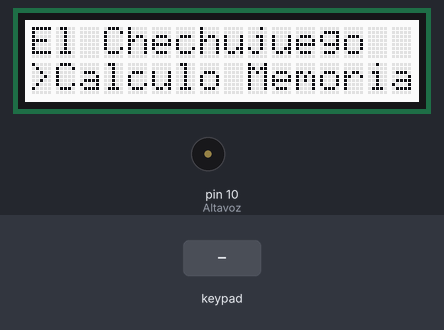
A sketch run on a simulated Arduino Uno, built with avr-gcc and run on an emulated ATmega328P. Parts: 16×2 character LCD, buzzer (waves = sounding). Inputs (shaded band) come from the test bench. Random numbers use the default seed unless the sketch sets one; what the sketch prints to the serial monitor is not drawn.

Above: at 1.3 s.
1.4 s: keypad keys 9 8 7 6 # pressed 0.4 s apart
At 4.7 s:
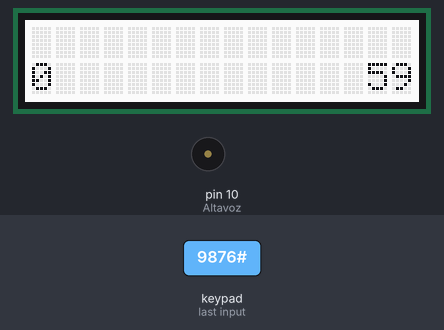
4.9 s: key 'A' pressed
At 5.4 s:
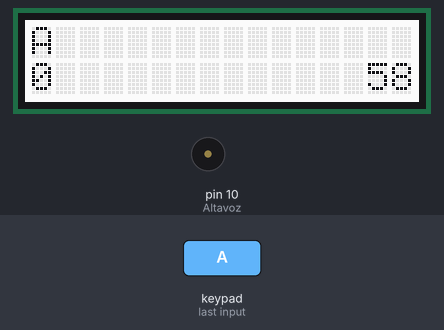
7.9 s: key 'B' pressed
At 8.8 s:
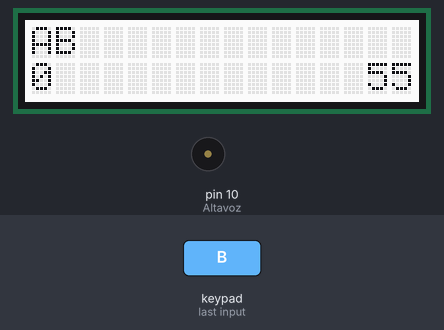
10.9 s: keypad keys 9 8 7 6 A pressed 0.4 s apart
At 13.8 s:
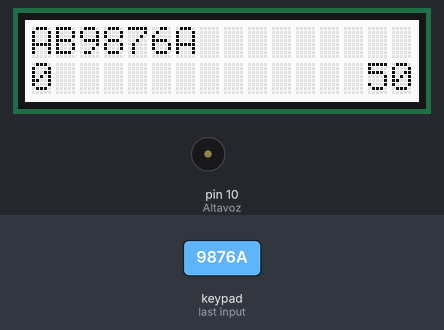
15.9 s: key 'C' pressed
At 16.8 s:
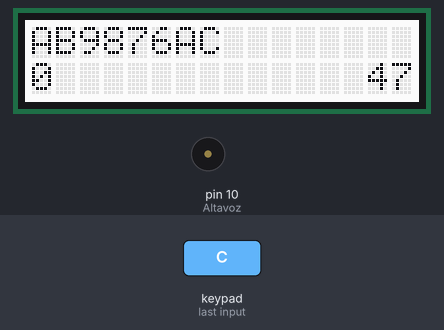
18.9 s: keypad keys 9 8 7 6 D pressed 0.4 s apart
At 21.8 s:
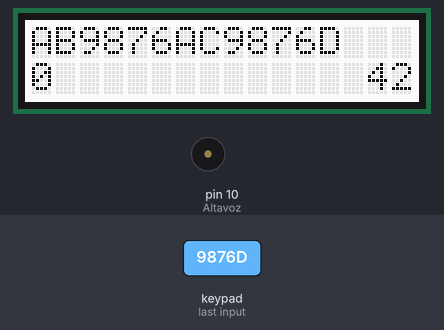
Timing chart, 0 to 23.3 s (numbered marks = the images above; inputs shaded):
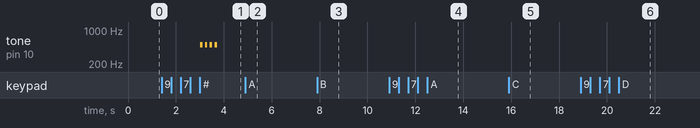

The sketch:

TrabajoFinal.ino
```cpp
//Incluimos la librería instalada "rgb_lcd.h" que nos permite interactuar con el lcd de forma más sencilla
#include "rgb_lcd.h"
#include <Keypad.h> //Incluimos keypad para el teclado

rgb_lcd lcd;
char keyHit = '4'; //Carácter que detecta el Keypad
int estado = 0; //0 = Pantalla Inicio, 1 = Cálculo, 2 = Memoria, 3 = Game Over
int inicio_seleccion = 0; //0 = Cálculo, 1 = Memoria
String secuencia;
String secuenciaUser;
int longsec = 4;
int secindex = 0;
String numrandom;
int auxrandom;
bool UserTurnMemo = false;
unsigned long currentMillis;
unsigned long previousMillisCountdown = 0;
unsigned long previousMillisMemo = 0;
bool gameOn = false;
int segundos;
int segPlusMemo = 5;
long intervalMemo = 200;
int puntosMemo = 0;

void lcdsetup() {
  //Pongo las operaciones del lcd que se ejecutan al principio del programa
  lcd.begin(16,2); //16 columnas y 2 filas
  lcd.display(); //Muestra la pantalla, ocultar con lcd.noDisplay();
  lcd.setRGB(255,255,255); //Color, en valores de Rojo, Verde y Azul
  lcd.clear();
}

//Declaramos filas y columnas de nuestro Keypad
const byte Filas = 4;
const byte Columnas = 4;
//Definiremos los symbols que se pulsan al pulsar el teclado
char keyValores[Filas][Columnas] = {
  {'1','2','3','A'},
  {'4','5','6','B'},
  {'7','8','9','C'},
  {'*','0','#','D'}
};
//Asociamos los pines del sistema
byte filaPins[Filas] = {9,8,7,6};
byte columPins[Columnas] = {5,4,3,2};

//Inicializaremos una instacia de clase Keypad para usarla, igual que rgb_lcd lcd;
Keypad keypad = Keypad(makeKeymap(keyValores), filaPins, columPins, Filas, Columnas);

//Funcion que se encarga de la pantalla de inicio
void pantalla_inicio(){
  if (keyHit == '4'){
    lcd.clear(); //Limpiamos la pantalla y depende de la tecla elegida se pasa por 1 de los dos juegos
    lcd.setCursor(0,0);
    lcd.print("El Chechujuego");
    lcd.setCursor(0,1);
    lcd.print(">Calculo");
    lcd.setCursor(9,1);
    lcd.print("Memoria");
    inicio_seleccion = 0;
  }
  else if (keyHit == '6'){
    lcd.clear();
    lcd.setCursor(0,0);
    lcd.print("El Chechujuego");
    lcd.setCursor(0,1);
    lcd.print("Calculo");
    lcd.setCursor(8,1);
    lcd.print(">Memoria");
    inicio_seleccion = 1;
  }
  if (keyHit == '#'){
    switch(inicio_seleccion){
      case 0:
        Serial.println("Cálculo Seleccionado");
        estado = 1;
        break;
      case 1:
        Serial.println("Memoria Seleccionado");
        estado = 2;
		    inic_memo();
        break;
    }
  }
}

void inic_memo(){
  lcd.setCursor(0,0);
  lcd.clear();
  gameOn = true;
  previousMillisMemo = currentMillis-intervalMemo;
  previousMillisCountdown = currentMillis;
  segundos = 60;
  puntosMemo = 0;
  UserTurnMemo = false;
  secuencia = "";
  secuenciaUser = "";
  secindex = 0;
  lcd.setCursor(0,1);
  lcd.print(puntosMemo);
  lcd.setCursor(14,1);
  lcd.print(segundos);
}

void countdown_memo(){
  if (segundos > 0){
    if (currentMillis - previousMillisCountdown >= 1000){
      previousMillisCountdown = currentMillis;
      segundos -= 1;
      Serial.println(segundos);
      lcd.setCursor(14,1);
      lcd.print("  ");
      lcd.setCursor(14,1);
      lcd.print(segundos);
	  }
  } else {
    gameOn = false;
    estado = 3;
    gameOver();
  }
}

void juego_memo(){
  if(!UserTurnMemo){
    if (currentMillis - previousMillisMemo >= intervalMemo){
      lcd.setCursor(0,0);
      lcd.print("           ");
      if (secindex >= longsec){
        UserTurnMemo = true;
        return;
      }
      randomSeed(millis());
      if (puntosMemo < 5){
        numrandom = random(0,9);
      } else {
        auxrandom = random(0,13);
        switch(auxrandom){
          case 10:
            numrandom = 'A';
            break;
          case 11:
            numrandom = 'B';
            break;
          case 12:
            numrandom = 'C';
            break;
          case 13:
            numrandom = 'D';
            break;
          default:
            numrandom = auxrandom;
            break;
        }
      }
      secuencia += numrandom;
      secindex++;
      lcd.setCursor(0,0);
      lcd.print(numrandom);
      tone(10, 500, 100);
      Serial.println(secuencia);
      previousMillisMemo = currentMillis;
    }
  } else {
    if (keyHit){
	    if (keyHit != '#' && keyHit != '*'){
      secuenciaUser += keyHit;
      lcd.setCursor(0,0);
      lcd.print("           ");
      lcd.setCursor(0,0);
      lcd.print(secuenciaUser);
      }
      if (keyHit == '*'){
        secuenciaUser = "";
        lcd.setCursor(0,0);
        lcd.print("           ");
      }
      if (keyHit == '#'){
        lcd.setCursor(0,0);
        lcd.print("           ");
        if (secuenciaUser == secuencia){
          puntosMemo += 1;
          segundos += segPlusMemo;
          intervalMemo -= 25;
          intervalMemo = constrain(intervalMemo, 200, 1000);
          lcd.setCursor(14,1);
          lcd.print(segundos);
        } else {
          puntosMemo -= 1;
          intervalMemo += 25;
          intervalMemo = constrain(intervalMemo, 200, 1000);
          if (puntosMemo < 0){
            puntosMemo = 0;
          }
        }
        lcd.setCursor(0,1);
        lcd.print(puntosMemo);
        UserTurnMemo = false;
        secuencia = "";
        secuenciaUser = "";
        secindex = 0;
        Serial.println(puntosMemo);
      }
    }
  }
}

void gameOver(){
  lcd.clear();
  lcd.setCursor(0,0);
  lcd.print("Se acabo!");
  lcd.setCursor(0,1);
  lcd.print("Puntos:");
  lcd.setCursor(8,1);
  lcd.print(puntosMemo);
  lcd.setCursor(15,1);
  lcd.print(">");
  Serial.println("Game Over");
  if (keyHit){
    estado = 0;
    keyHit = '4';
    pantalla_inicio();
  }
}

void setup() {
  // put your setup code here, to run once:
  Serial.begin(9600);
  lcdsetup();
  pinMode(10, OUTPUT); //Altavoz
  lcd.setCursor(0,0);
  pantalla_inicio();
  }

void loop() {
  // put your main code here, to run repeatedly:
  currentMillis = millis();
  keyHit = keypad.getKey();
  if (keyHit){
    switch(estado){
      case 0:
        pantalla_inicio();
        break;
      case 1:
        Serial.println("El Chechu");
        break;
      case 2:
        break;
      case 3:
        gameOver();
        break;
    }
  }
  if (gameOn){
    switch(estado){
      case 1:
        Serial.println("El Chechu");
        break;
      case 2:
        juego_memo();
        countdown_memo();
        break;
    }
  }
}
```

Measured:
- after the input at 1.4 s, tone on pin 10 (Altavoz): alternates 500 Hz for 0.10 s and silent for 0.10 s, 8 changes in all, then stays silent, starting after 1.6 s; the display: first changes after 1.2 s (image 1 shows a later state)
- what the display in image 2 shows lasts 1.0 s, from 5.0 s to 6.0 s
